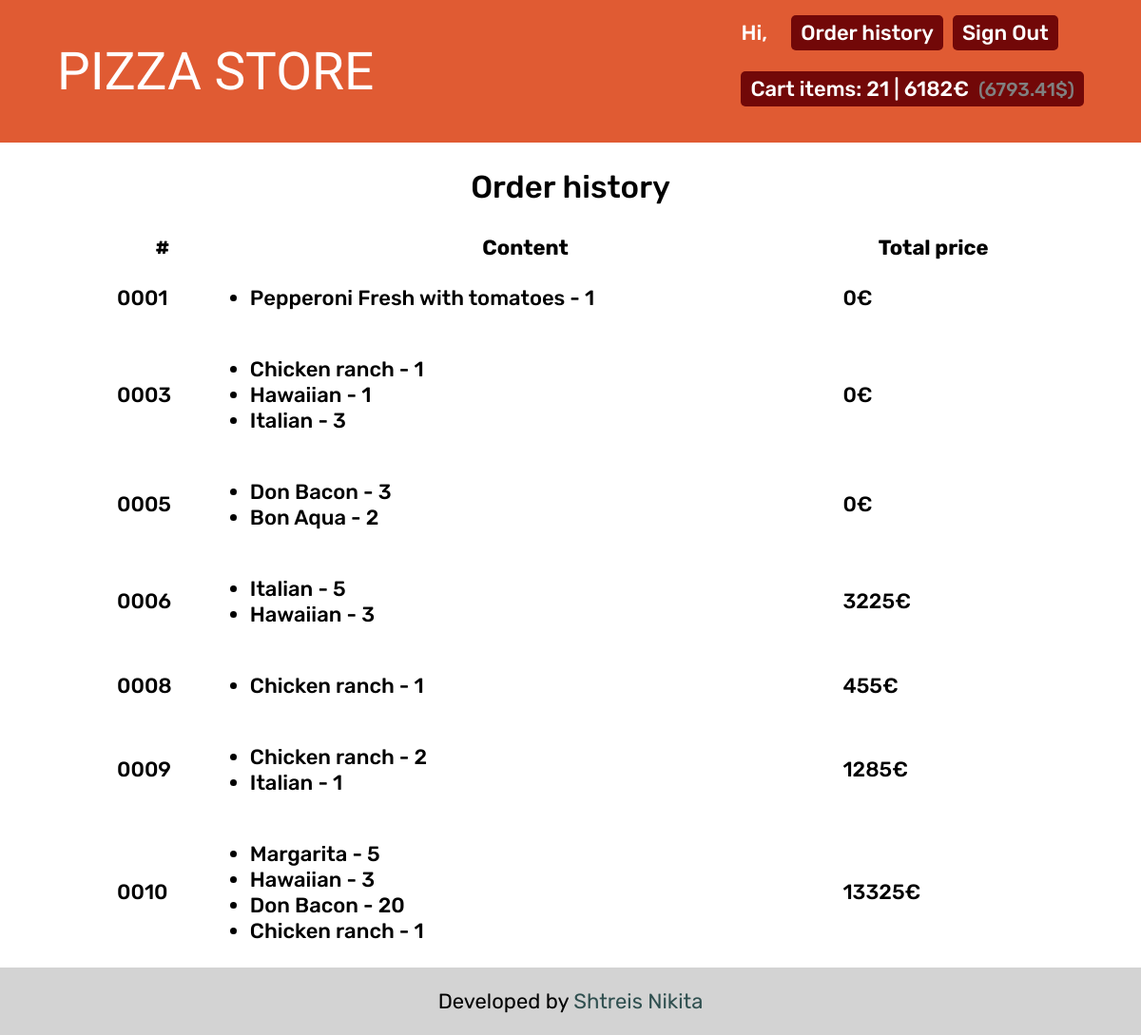
The app's page /orders (signed in), older data.
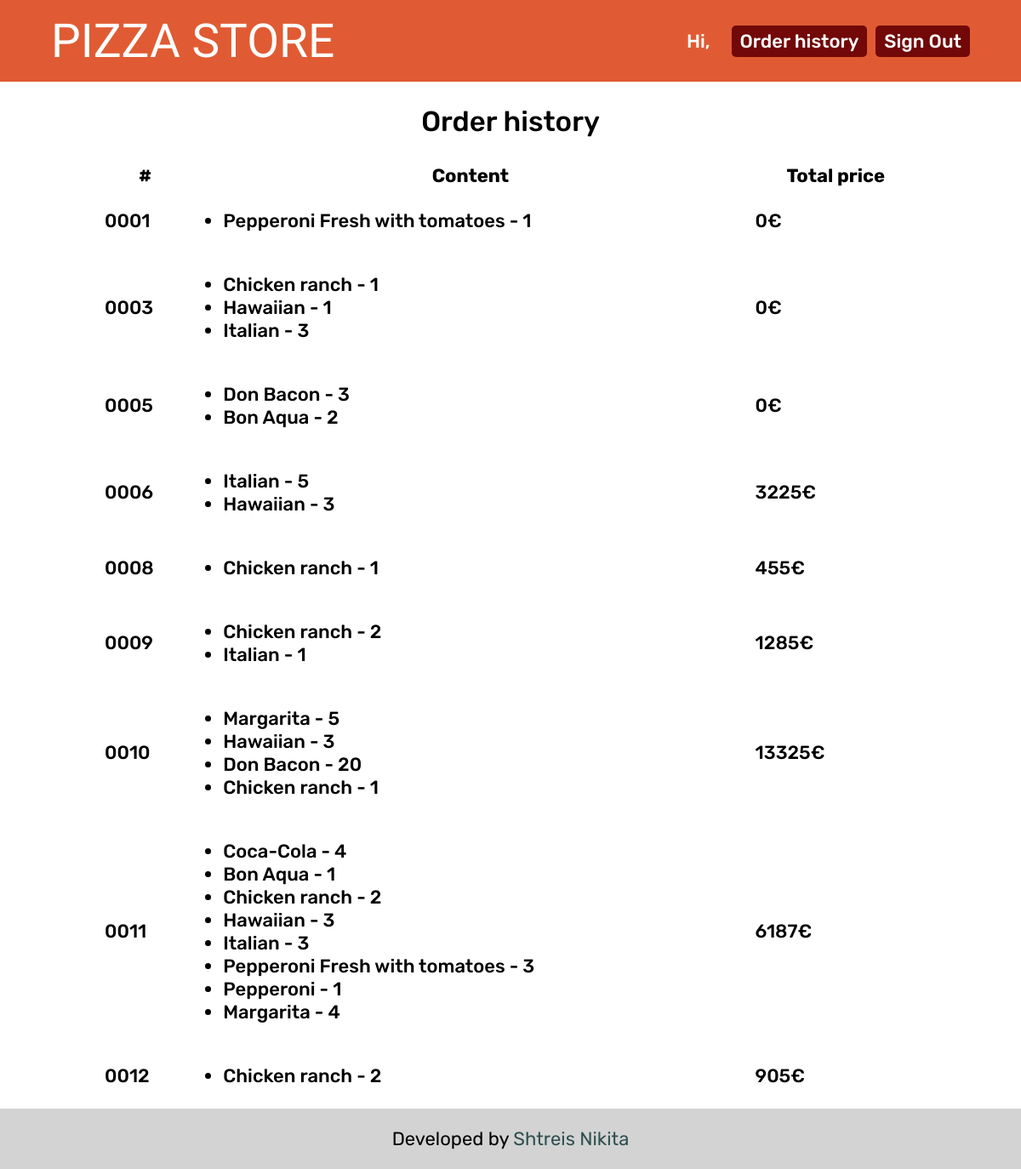
The same page, newer data.
### pizza_store_app/models.py (models this page shows, shortened)
class Order(models.Model):
    customer = models.ForeignKey(Customer, on_delete=models.CASCADE, verbose_name='Покупатель')
    date = models.DateTimeField(verbose_name='Дата', auto_now_add=True)
    address = models.TextField(verbose_name='Адрес доставки', max_length='1024')
    contact_phone = models.CharField(verbose_name='Контактный номер телефона', max_length=20)
    comment = models.TextField(verbose_name='Комментарий', max_length='1024')
    total_price = models.PositiveIntegerField(verbose_name='Итоговая цена в евро')
    class Meta:
        verbose_name = 'заказ'
        verbose_name_plural = 'заказы'

class OrderedItem(models.Model):
    order = models.ForeignKey(Order, on_delete=models.CASCADE, verbose_name='Заказ')
    product = models.ForeignKey(Product, on_delete=models.CASCADE, verbose_name='Продукт')
    quantity = models.PositiveIntegerField(verbose_name='Количество')
    price_per_item = models.PositiveIntegerField(verbose_name='Цена за шт.')
    class Meta:
        verbose_name = 'заказанный продукт'
        verbose_name_plural = 'заказанные продукты'

class Product(models.Model):
    name = models.CharField(verbose_name='Название', max_length=256)
    description = models.TextField(verbose_name='Описание', max_length=512)
    category = models.ForeignKey(Category, on_delete=models.SET_NULL, verbose_name='Категория продукта', null=True,
                                 blank=True)
    image = models.CharField(verbose_name='Файл с изображением', max_length=512)
    price = models.PositiveIntegerField(verbose_name='Цена в евро')
    class Meta:
        verbose_name = 'продукт'
        verbose_name_plural = 'продукты'

### pizza_store_app/views.py (the view)
# urls.py: path('orders', views.order_history, name='order_history'),
@login_required()
def order_history(request):
    order_list = Order.objects.filter(customer=request.user.customer)
    context = {
        'cart_info': get_user_cart_info(request.user),
        'order_list': order_list,
    }
    return render(request, 'pizza_store_app/order_history.html', context)

### pizza_store_app/views.py (called while the page is built)
def get_usd_price(eur_price):
    return round(eur_price / DOLLAR_TO_EURO_RATE, 2)

### pizza_store_app/templates/pizza_store_app/order_history.html
{% extends 'base.html' %}
{% block content %}
    <h2>Order history</h2>
    <table>
    <tr>
        <th>#</th>
        <th>Content</th>
        <th>Total price</th>
    </tr>
        {% for order in order_list %}
            <tr>
                <td><a href="{% url 'pizza_store_app:order_details' order.id %}">{{ order.id | stringformat:"04d" }}</a></td>
                <td>
                    <ul>
                        {% for ordered_item in order.ordereditem_set.all %}
                            <li>{{ ordered_item.product.name }} - {{ ordered_item.quantity }}</li>
                        {% endfor %}
                    </ul>
                </td>
            <td>{{ order.total_price }}€</td>
            </tr>
        {% endfor %}
    </table>
{% endblock %}

Row changes from the older to the newer data that the page shows:
added Order: id "0011", total_price "6187"
added OrderedItem: product.name "Coca-Cola", quantity "4", shown under "0011"
added OrderedItem: product.name "Bon Aqua", quantity "1", shown under "0011"
added OrderedItem: product.name "Chicken ranch", quantity "2", shown under "0011"
added OrderedItem: product.name "Hawaiian", quantity "3", shown under "0011"
added OrderedItem: product.name "Italian", quantity "3", shown under "0011"
added OrderedItem: product.name "Pepperoni Fresh with tomatoes", quantity "3", shown under "0011"
added OrderedItem: product.name "Pepperoni", quantity "1", shown under "0011"
added OrderedItem: product.name "Margarita", quantity "4", shown under "0011"
added Order: id "0012", total_price "905"
added OrderedItem: product.name "Chicken ranch", quantity "2", shown under "0012"
Text that changed along with them:
{{ cart_info.counter }}: "21" → (not shown)
{{ cart_info.cart_total_eur }}: "6182" → (not shown)
{{ cart_info.cart_total_usd }}: "6793.41" → (not shown)
text no longer shown: "Cart items: | € ( $)"
